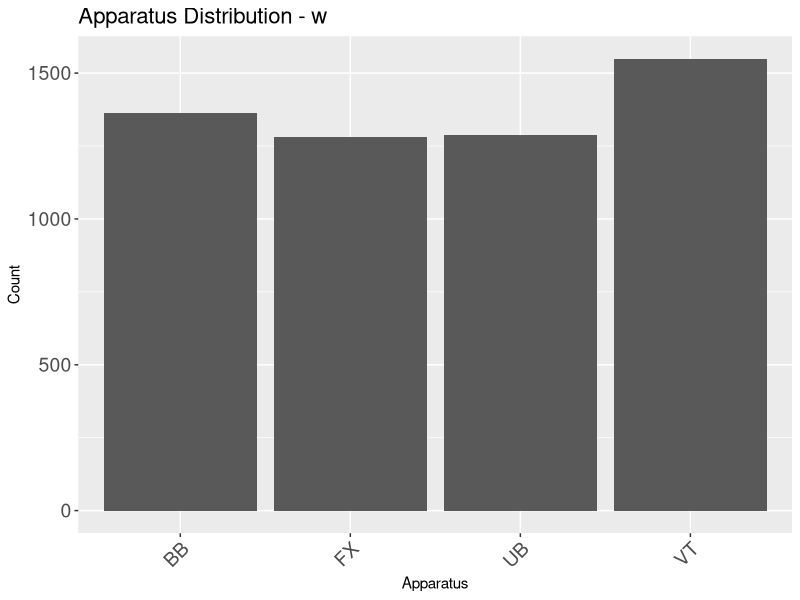
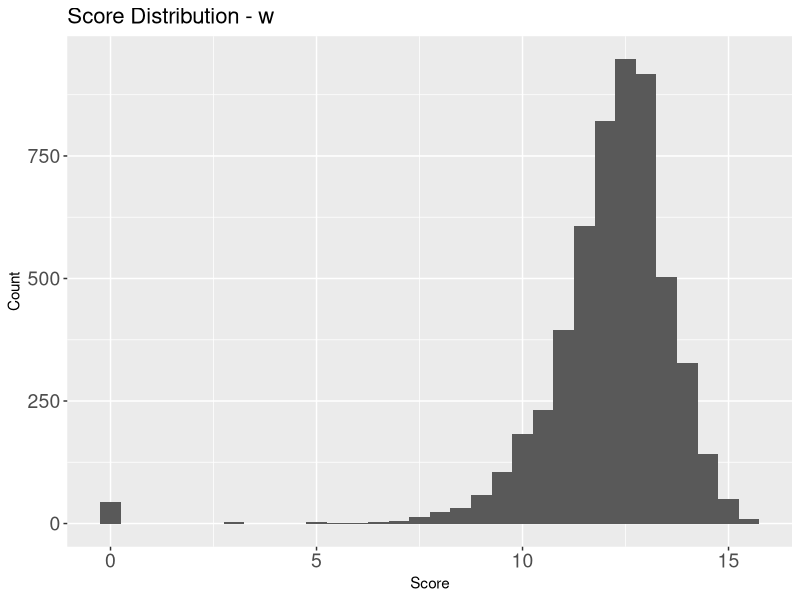
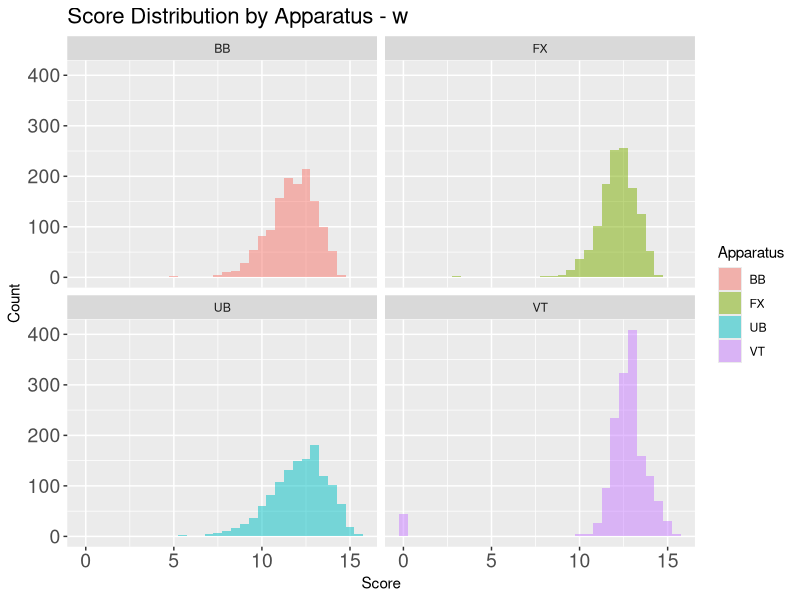
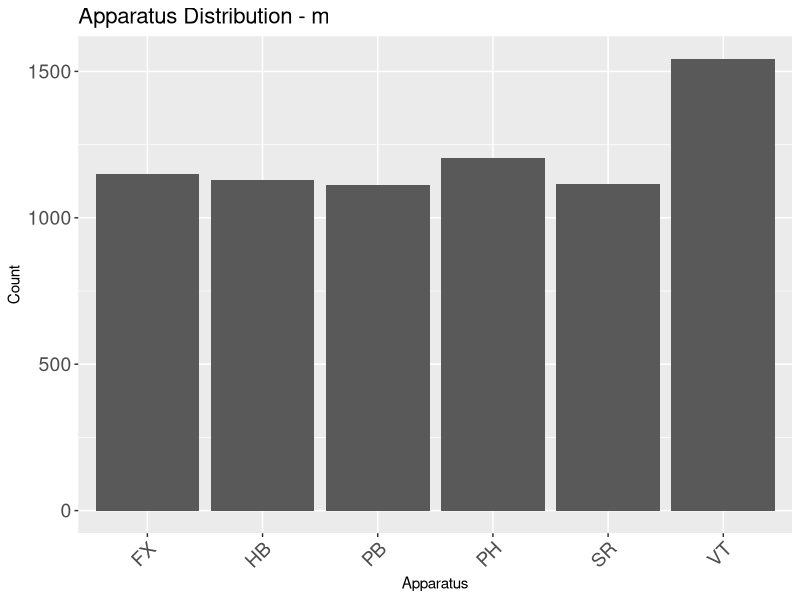
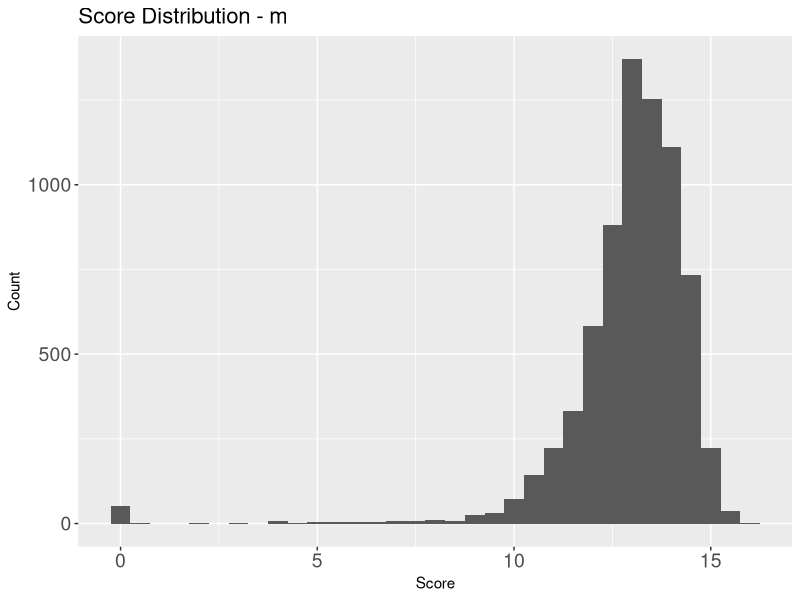
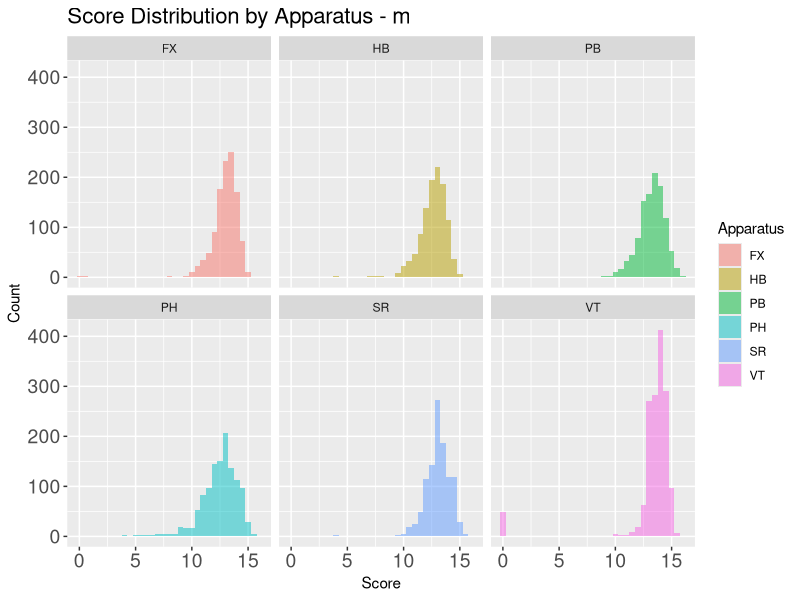

Reproduce these figures in R, in order.
library(tidyverse)
library(lubridate)

data_2017_2021 <- read.csv("data/data_2017_2021.csv")
data_2022_2023 <- read.csv("data/data_2022_2023.csv")
data_all <- bind_rows(data_2017_2021, data_2022_2023)

# 数据清洗：统一器械名称
data_all$Apparatus <- ifelse(str_detect(data_all$Apparatus, "VT"), "VT", data_all$Apparatus)
data_all$Apparatus <- ifelse(str_detect(data_all$Apparatus, "^[Hh][Bb]$"), "HB", data_all$Apparatus)
data_all$Apparatus <- ifelse(data_all$Gender == "w" & data_all$Apparatus == "UE", "UB", data_all$Apparatus)

# 分性别处理数据
genders <- unique(data_all$Gender)

for (gender in genders) {
  data_gender <- data_all %>% filter(Gender == gender)
  
  # Apparatus Distribution
  p2 <- data_gender %>%
    ggplot(aes(x = Apparatus)) +
    geom_bar() +
    labs(title = paste0("Apparatus Distribution - ", gender), x = "Apparatus", y = "Count") +
    theme(axis.text.x = element_text(angle = 45, hjust = 1, size = 14),
          axis.text.y = element_text(size = 14),
          plot.title = element_text(size = 16))
  ggsave(paste0("figures/Apparatus_Distribution_", gender, ".png"), p2)
  
  # Score Distribution
  p3 <- data_gender %>%
    ggplot(aes(x = Score)) +
    geom_histogram(binwidth = 0.5) +
    labs(title = paste0("Score Distribution - ", gender), x = "Score", y = "Count") +
    theme(axis.text = element_text(size = 14),
          plot.title = element_text(size = 16))
  ggsave(paste0("figures/Score_Distribution_", gender, ".png"), p3)
  
  # Score Distribution by Apparatus
  p5 <- data_gender %>%
    ggplot(aes(x = Score, fill = Apparatus)) +
    geom_histogram(binwidth = 0.5, position = "identity", alpha = 0.5) +
    labs(title = paste0("Score Distribution by Apparatus - ", gender), x = "Score", y = "Count") +
    facet_wrap(~Apparatus) +
    theme(axis.text = element_text(size = 14),
          plot.title = element_text(size = 16))
  ggsave(paste0("figures/Score_Distribution_by_Apparatus_", gender, ".png"), p5)
}
